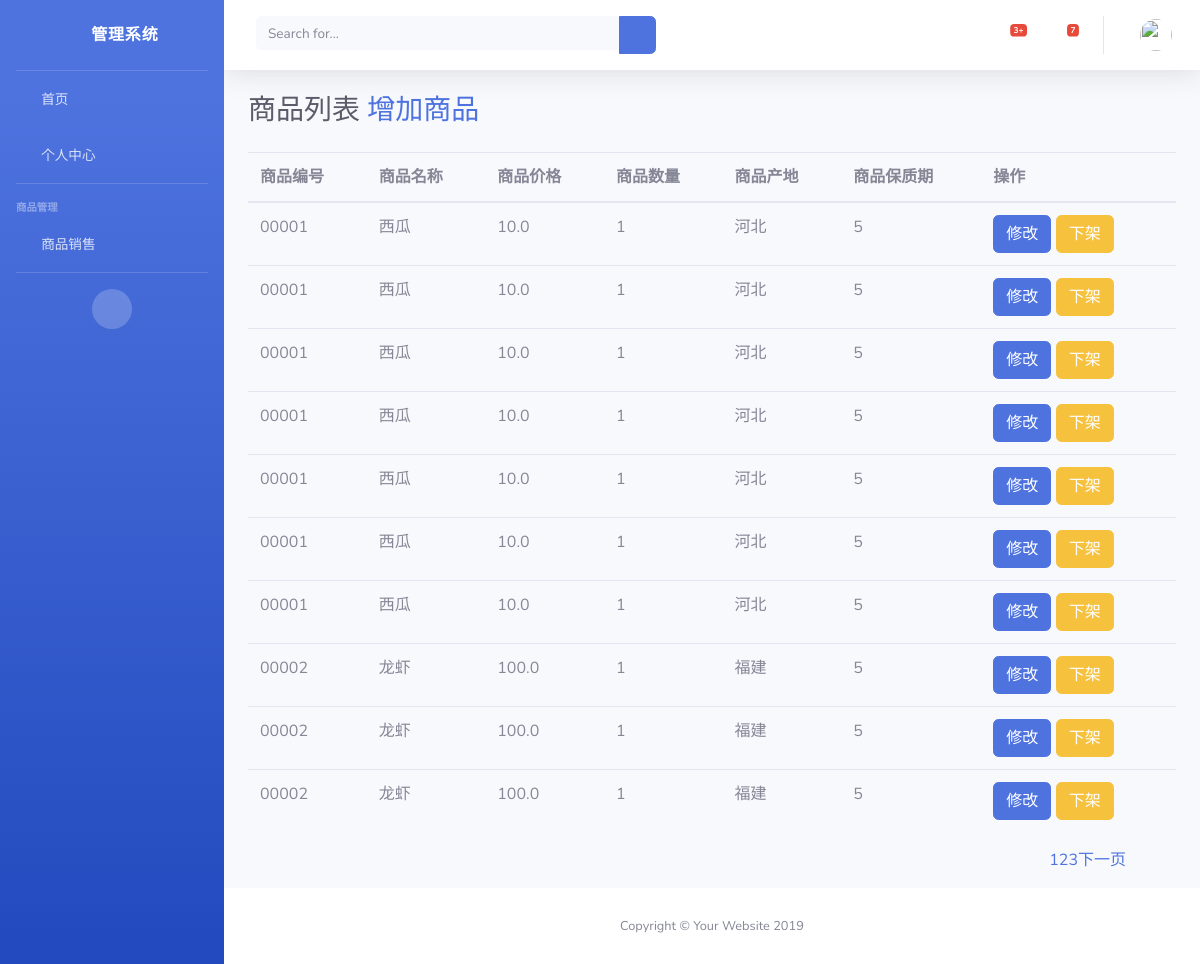
Page /Saller/goods_list/1/1 on the committed database.
### Saller/models.py (models this page shows)
class Goods(models.Model):
    goods_number=models.CharField(max_length=11)
    goods_name=models.CharField(max_length=32)
    goods_price=models.FloatField()
    goods_count=models.IntegerField()
    goods_location=models.CharField(max_length=254)
    goods_safe_date=models.IntegerField()
    goods_status = models.IntegerField(default=1)  # 0代表下架  1代表在售
    goods_pro_time=models.DateField(auto_now=True,verbose_name='生产日期')
    picture = models.ImageField(upload_to="images")
    goods_description=models.TextField(default='味美价廉')
    goods_type=models.ForeignKey(to=GoodsType,on_delete=models.CASCADE,default=1)
    goods_store=models.ForeignKey(to=LoginUser,on_delete=models.CASCADE,default=1)

### Saller/views.py (the view)
# urls.py: path('goods_list/',goods_list),
def goods_list(request,status,page=1):
    page=int(page)
    if status=="0":
        goods_obj=Goods.objects.filter(goods_status=0).order_by('goods_number') #返回一个商品对象
    else:
        goods_obj=Goods.objects.filter(goods_status=1).order_by('goods_number')
    paginator=Paginator(goods_obj,10) #每页显示十条数据
    page_obj=paginator.page(page)
    nowpage=page_obj.number
    start=nowpage-2
    end=nowpage+2
    page_range=paginator.page_range[start:end]
    return render(request,'seller/goods_list.html',locals())

### Saller/templates/seller/goods_list.html (shortened to what this page needs)
{% extends 'seller/base.html' %}
{% block label %}
    商品列表 <a href="/Saller/goods_add">增加商品</a>
{% endblock %}
{% block content %}
    <table class="table">
        <thead>
            <tr>
                <th>商品编号</th>
                <th>商品名称</th>
                <th>商品价格</th>
                <th>商品数量</th>
                <th>商品产地</th>
                <th>商品保质期</th>
                <th>操作</th>
            </tr>
        </thead>
        <tbody>
            {%for one in page_obj  %}
            <tr>
                <td>{{one.goods_number }}</td>
                <td>{{one.goods_name  }}</td>
                <td>{{one.goods_price }}</td>
                <td>{{one.goods_count  }}</td>
                <td>{{one.goods_location  }}</td>
                <td>{{one.goods_safe_date }}</td>
                <th>
                    <button class="btn btn-primary">修改</button>
                    {% if one.goods_status == 1 %}
                        <input href="/goods_status/down/{{ one.id }}" type="button" class="btn btn-warning" value="下架">
                    {% else %}
                        <input href="/goods_status/up/{{ one.id }}" type="button" class="btn btn-warning" value="上架">
                    {% endif %}
                </th>
            </tr>
            {% endfor %}
        </tbody>
    </table>
    <ul style="float:right;margin-right: 50px" class="pagination">
            {% for page in paginator.page_range %}
                <li class="paginate_button page-item previous">
                    {% if status == "1" %}
                        <a href="/goods_list/1/{{ page }}/" >{{ page }}</a>
                    {% else %}
                        <a href="/goods_list/0/{{ page }}/" >{{ page }}</a>
                    {% endif  %}
                </li>
            {% endfor %}
        {% if page_obj.has_next %}
            <li class="paginate_button page-item previous">
                <a href="/goods_list/s{{ page_obj.next_page_number  }}" >下一页</a>
            </li>
        {% endif %}
    </ul>
{% endblock %}

### Saller/templates/seller/base.html (shortened to what this page needs)
<!DOCTYPE html>
<html lang="en">
<head>
  <link href="/static/vendor/fontawesome-free/css/all.min.css" rel="stylesheet" type="text/css">
  <link href="/static/css/sb-admin-2.min.css" rel="stylesheet">
</head>
<body id="page-top">
  <div id="wrapper">
    <ul class="navbar-nav bg-gradient-primary sidebar sidebar-dark accordion" id="accordionSidebar">
      <a class="sidebar-brand d-flex align-items-center justify-content-center" href="/Saller/index/">
        <div class="sidebar-brand-icon rotate-n-15">
          <i class="fas fa-laugh-wink"></i>
        </div>
        <div class="sidebar-brand-text mx-3">管理系统</div>
      </a>
      <hr class="sidebar-divider my-0">
          <li class="nav-item">
            <a class="nav-link" href="/Saller/index/">
              <i class="fas fa-fw fa-tachometer-alt"></i>
              <span>首页</span></a>
          </li>
          <li class="nav-item">
            <a class="nav-link" href="/Saller/personal_info/">
          <i class="fas fa-fw fa-tachometer-alt"></i>
          <span>个人中心</span></a>
      </li>
      <hr class="sidebar-divider">
      <div class="sidebar-heading">
        商品管理
      </div>
      <li class="nav-item">
        <a class="nav-link collapsed" href="#" data-toggle="collapse" data-target="#collapseTwo" aria-expanded="true" aria-controls="collapseTwo">
          <i class="fas fa-fw fa-cog"></i>
          <span>商品销售</span>
        </a>
      </li>
      <hr class="sidebar-divider d-none d-md-block">
      <div class="text-center d-none d-md-inline">
        <button class="rounded-circle border-0" id="sidebarToggle"></button>
      </div>
    </ul>
    <div id="content-wrapper" class="d-flex flex-column">
      <div id="content">
        <nav class="navbar navbar-expand navbar-light bg-white topbar mb-4 static-top shadow">
          <form class="d-none d-sm-inline-block form-inline mr-auto ml-md-3 my-2 my-md-0 mw-100 navbar-search">
            <div class="input-group">
              <input type="text" class="form-control bg-light border-0 small" placeholder="Search for..." aria-label="Search" aria-describedby="basic-addon2">
              <div class="input-group-append">
                <button class="btn btn-primary" type="button">
                  <i class="fas fa-search fa-sm"></i>
                </button>
              </div>
            </div>
          </form>
          <ul class="navbar-nav ml-auto">
            <li class="nav-item dropdown no-arrow mx-1">
              <a class="nav-link dropdown-toggle" href="#" id="alertsDropdown" role="button" data-toggle="dropdown" aria-haspopup="true" aria-expanded="false">
                <i class="fas fa-bell fa-fw"></i>
                <span class="badge badge-danger badge-counter">3+</span>
              </a>
            </li>
            <li class="nav-item dropdown no-arrow mx-1">
              <a class="nav-link dropdown-toggle" href="#" id="messagesDropdown" role="button" data-toggle="dropdown" aria-haspopup="true" aria-expanded="false">
                <i class="fas fa-envelope fa-fw"></i>
                <span class="badge badge-danger badge-counter">7</span>
              </a>
            </li>
            <li class="nav-item dropdown no-arrow">
              <a class="nav-link dropdown-toggle" href="#" id="userDropdown" role="button" data-toggle="dropdown" aria-haspopup="true" aria-expanded="false">
                <img class="img-profile rounded-circle" src="https://source.unsplash.com/QAB-WJcbgJk/60x60">
              </a>
            </li>
          </ul>
        </nav>
        <div class="container-fluid">
          <h1 class="h3 mb-4 text-gray-800">{%block label  %}
            {% endblock %}</h1>
        </div>
        <div class="container-fluid">
            {% block content %}
            {% endblock %}
        </div>
      </div>
      <footer class="sticky-footer bg-white">
        <div class="container my-auto">
          <div class="copyright text-center my-auto">
            <span>Copyright &copy; Your Website 2019</span>
          </div>
        </div>
      </footer>
    </div>
  </div>
</body>
</html>

### rows in the picture
Goods: goods_number "00001", goods_name "西瓜", goods_price "10.0", goods_count "1", goods_location "河北", goods_safe_date "5"
Goods: goods_number "00001", goods_name "西瓜", goods_price "10.0", goods_count "1", goods_location "河北", goods_safe_date "5"
Goods: goods_number "00001", goods_name "西瓜", goods_price "10.0", goods_count "1", goods_location "河北", goods_safe_date "5"
Goods: goods_number "00001", goods_name "西瓜", goods_price "10.0", goods_count "1", goods_location "河北", goods_safe_date "5"
Goods: goods_number "00001", goods_name "西瓜", goods_price "10.0", goods_count "1", goods_location "河北", goods_safe_date "5"
Goods: goods_number "00001", goods_name "西瓜", goods_price "10.0", goods_count "1", goods_location "河北", goods_safe_date "5"
Goods: goods_number "00001", goods_name "西瓜", goods_price "10.0", goods_count "1", goods_location "河北", goods_safe_date "5"
Goods: goods_number "00002", goods_name "龙虾", goods_price "100.0", goods_count "1", goods_location "福建", goods_safe_date "5"
Goods: goods_number "00002", goods_name "龙虾", goods_price "100.0", goods_count "1", goods_location "福建", goods_safe_date "5"
Goods: goods_number "00002", goods_name "龙虾", goods_price "100.0", goods_count "1", goods_location "福建", goods_safe_date "5"

### other values in the picture
{{ page }} "1" "2" "3"
